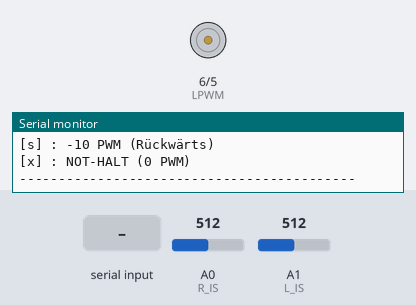
A sketch run on a simulated Arduino Uno, built with avr-gcc and run on an emulated ATmega328P. Shown: motor-driver pin pairs drawn as motors (green arrow = first pin HIGH = forward, orange = second pin HIGH = backward, longer = more drive), the last lines printed to the serial monitor. The inputs (shaded band) are chosen by the test bench; at power-on: A0 (R_IS) = 512, A1 (L_IS) = 512.

Above: at 1.2 s.
1.3 s: "w" received over Serial
At 2.5 s:
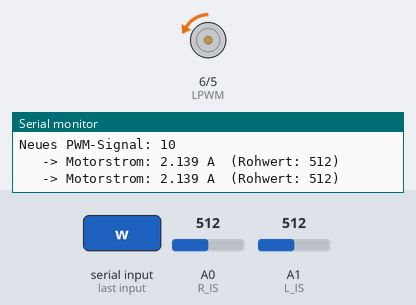
2.8 s: "s" received over Serial
At 3.8 s:
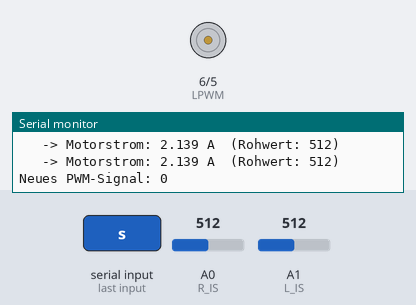
4.3 s: "s" received over Serial
At 4.9 s:
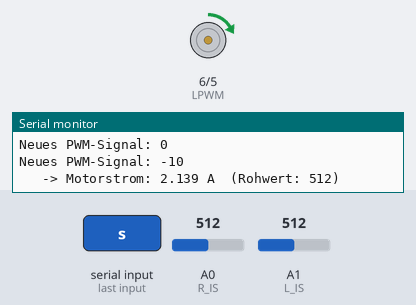
Timing chart, 0 to 7.3 s (numbered marks = the images above; inputs shaded):
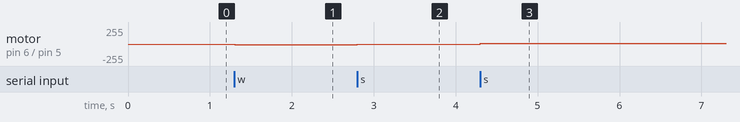

Measured:
- after the input at 1.3 s, motor on pin 6 (LPWM) / pin 5 (RPWM): stopped → backward 10/255 at once
- after the input at 2.8 s, motor on pin 6 (LPWM) / pin 5 (RPWM): backward 10/255 → stopped at once
- after the input at 4.3 s, motor on pin 6 (LPWM) / pin 5 (RPWM): stopped → forward 10/255 at once

The sketch:

Motor_Test.ino
```cpp
// --- Pin-Definitionen für den BTS7960 ---
const int RPWM = 5; // Vorwärts
const int LPWM = 6; // Rückwärts
const int R_IS = A0; // Strommessung Vorwärts
const int L_IS = A1; // Strommessung Rückwärts

int aktuelleGeschwindigkeit = 0;
unsigned long letztesStromUpdate = 0;

void setup() {
  Serial.begin(115200);

  pinMode(RPWM, OUTPUT);
  pinMode(LPWM, OUTPUT);
  // Analoge Pins brauchen kein pinMode, sie sind standardmäßig Eingänge

  motorStoppen();

  Serial.println("=== Motor-Testumgebung mit Strommessung ===");
  Serial.println("[w] : +10 PWM (Vorwärts)");
  Serial.println("[s] : -10 PWM (Rückwärts)");
  Serial.println("[x] : NOT-HALT (0 PWM)");
  Serial.println("-------------------------------------------");
}

void loop() {
  // 1. Befehle vom PC lesen
  if (Serial.available() > 0) {
    char befehl = Serial.read();

    if (befehl == 'w') aktuelleGeschwindigkeit += 10;
    else if (befehl == 's') aktuelleGeschwindigkeit -= 10;
    else if (befehl == 'x') aktuelleGeschwindigkeit = 0;

    aktuelleGeschwindigkeit = constrain(aktuelleGeschwindigkeit, -255, 255);
    motorAktualisieren(aktuelleGeschwindigkeit);

    if (befehl == 'w' || befehl == 's' || befehl == 'x') {
      Serial.print("Neues PWM-Signal: ");
      Serial.println(aktuelleGeschwindigkeit);
    }
  }

  // 2. Strom zyklisch messen und ausgeben (alle 500 ms)
  if (millis() - letztesStromUpdate > 500) {
    if (aktuelleGeschwindigkeit != 0) {
      messeUndDruckeStrom();
    }
    letztesStromUpdate = millis();
  }
}

// --- Hilfsfunktionen ---

void messeUndDruckeStrom() {
  int adc_rohwert = 0;

  // Je nach Richtung den richtigen Pin auslesen
  if (aktuelleGeschwindigkeit > 0) {
    adc_rohwert = analogRead(R_IS);
  } else if (aktuelleGeschwindigkeit < 0) {
    adc_rohwert = analogRead(L_IS);
  }

  // Umrechnung: ADC-Wert (0-1023) in Spannung (0-5V)
  float spannung = (adc_rohwert / 1023.0) * 5.0;

  // Umrechnung: Spannung in Ampere (grob geschätzt für Standard IBT-2)
  // (Bei manchen Platinen ist der Teiler leicht anders, aber als Richtwert perfekt)
  float strom_ampere = spannung / 1.17;

  Serial.print("   -> Motorstrom: ");
  Serial.print(strom_ampere, 3); // Mit 3 Nachkommastellen
  Serial.print(" A  (Rohwert: ");
  Serial.print(adc_rohwert);
  Serial.println(")");
}

void motorAktualisieren(int pwmWert) {
  if (pwmWert > 0) {
    analogWrite(RPWM, pwmWert);
    analogWrite(LPWM, 0);
  }
  else if (pwmWert < 0) {
    analogWrite(LPWM, abs(pwmWert));
    analogWrite(RPWM, 0);
  }
  else {
    motorStoppen();
  }
}

void motorStoppen() {
  analogWrite(RPWM, 0);
  analogWrite(LPWM, 0);
}
```
